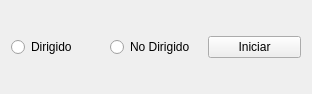
<?xml version="1.0" encoding="UTF-8"?>
<ui version="4.0">
 <class>GrafoSeleccion</class>
 <widget class="QWidget" name="GrafoSeleccion">
  <property name="geometry">
   <rect>
    <x>0</x>
    <y>0</y>
    <width>312</width>
    <height>94</height>
   </rect>
  </property>
  <property name="windowTitle">
   <string>Form</string>
  </property>
  <layout class="QVBoxLayout" name="verticalLayout">
   <item>
    <layout class="QHBoxLayout" name="horizontalLayout">
     <item>
      <widget class="QRadioButton" name="radioDirigido">
       <property name="text">
        <string>Dirigido</string>
       </property>
      </widget>
     </item>
     <item>
      <widget class="QRadioButton" name="radioNoDirigido">
       <property name="text">
        <string>No Dirigido</string>
       </property>
      </widget>
     </item>
     <item>
      <widget class="QPushButton" name="btnIniciar">
       <property name="text">
        <string>Iniciar</string>
       </property>
      </widget>
     </item>
    </layout>
   </item>
  </layout>
 </widget>
 <resources/>
 <connections/>
</ui>
